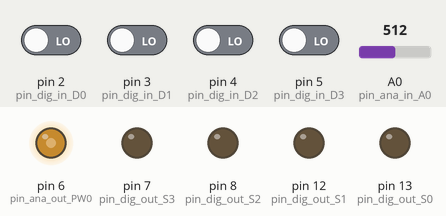
This sketch was run on a simulated Arduino Uno, built with avr-gcc and run on an emulated ATmega328P. Shown: output pins drawn as LEDs (lit = HIGH). The inputs (shaded band) are chosen by the test bench; at power-on: pin 2 (pin_dig_in_D0), pin 3 (pin_dig_in_D1), pin 4 (pin_dig_in_D2), pin 5 (pin_dig_in_D3) LOW, A0 (pin_ana_in_A0) = 512. What the sketch prints to the serial monitor is not drawn.

Above: at 1.2 s.
1.3 s: A0 (pin_ana_in_A0) set to 716
At 2.6 s:
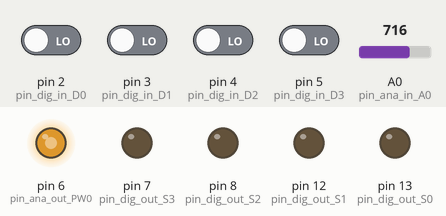
3.0 s: A0 (pin_ana_in_A0) set to 900
At 3.8 s:
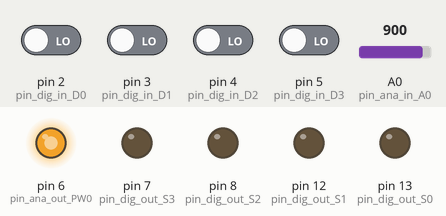
4.5 s: A0 (pin_ana_in_A0) set to 122
At 5.1 s:
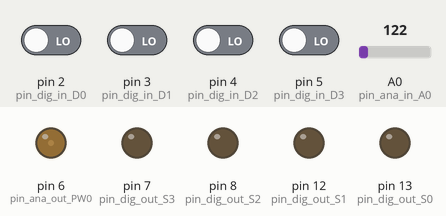
Timing chart, 0 to 7.5 s (numbered marks = the images above; inputs shaded):
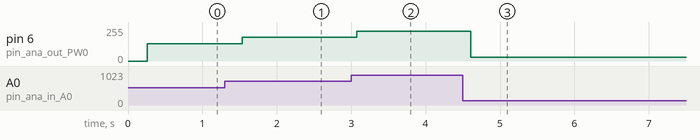

The sketch:

variables_V1_0.ino
```cpp
/*
 Control de Variables Analógicas y Digitales
 a través de la conexión Serie.

 */

// COdigos de comando
#define CABECERA      0xFF
#define OP_ESCRIBIR   0x01
#define OP_LEER       0x00

// VARIABLES A MONITORIZAR:
/* --------------  V. ENTRADA ANALOGICA --------------- */
const int pin_ana_in_A0 = A0;  // Analog input pin that the potentiometer is attached to
#define ID_ANA_IN_A0  'I'
int ana_in_A0 = 0;        // value read from the pot
int v_A0=0;

/* --------------  V. SALIDA ANALOGICA --------------- */
const int pin_ana_out_PW0 = 6; // Analog output pin that the LED is attached to
#define ID_ANA_OUT_PW0  'O'
int ana_out_PW0 = 0;        // value output to the PWM (analog out)
int v_PW0=0;

/* --------------  V. SALIDA DIGITAL S0 --------------- */
const int pin_dig_out_S0  =  13; // Salida digital.
#define ID_DIG_OUT_S0  'E'
int dig_out_S0 = 0;        // value read from the pot
int v_S0;
/* --------------  V. SALIDA DIGITAL S1 --------------- */
const int pin_dig_out_S1  =  12; // Salida digital.
#define ID_DIG_OUT_S1  'F'
int dig_out_S1 = 0;        // value read from the pot
int v_S1;
/* --------------  V. SALIDA DIGITAL S2 --------------- */
const int pin_dig_out_S2  =  8; // Salida digital.
#define ID_DIG_OUT_S2  'G'
int dig_out_S2 = 0;        // value read from the pot
int v_S2;
/* --------------  V. SALIDA DIGITAL S3 --------------- */
const int pin_dig_out_S3  =  7; // Salida digital.
#define ID_DIG_OUT_S3  'H'
int dig_out_S3 = 0;        // value read from the pot
int v_S3;

/* --------------  V. ENTRADA DIGITAL --------------- */
const int pin_dig_in_D0  = 2 ;  // Entrada digital
#define ID_DIG_IN_D0  'A'
int dig_in_D0 = 0;        // value read from the pot
int v_D0;
/* --------------  V. ENTRADA DIGITAL --------------- */
const int pin_dig_in_D1  = 3 ;  // Entrada digital
#define ID_DIG_IN_D1  'B'
int dig_in_D1 = 0;        // value read from the pot
int v_D1;
/* --------------  V. ENTRADA DIGITAL --------------- */
const int pin_dig_in_D2  = 4 ;  // Entrada digital
#define ID_DIG_IN_D2  'C'
int dig_in_D2 = 0;        // value read from the pot
int v_D2;
/* --------------  V. ENTRADA DIGITAL --------------- */
const int pin_dig_in_D3  = 5 ;  // Entrada digital
#define ID_DIG_IN_D3  'D'
int dig_in_D3 = 0;        // value read from the pot
int v_D3;


// Inicialización del hardware a usar, conexión Serie, etc
void setup() {
  // Definicion de Entradas digitales:
  pinMode(pin_dig_in_D0,INPUT);
  pinMode(pin_dig_in_D1,INPUT);
  pinMode(pin_dig_in_D2,INPUT);
  pinMode(pin_dig_in_D3,INPUT);
  //DEfinicion Salidas Digitales
  pinMode(pin_dig_out_S0,OUTPUT);
  pinMode(pin_dig_out_S1,OUTPUT);
  pinMode(pin_dig_out_S2,OUTPUT);
  pinMode(pin_dig_out_S3,OUTPUT);

  // initialize serial communications at 9600 bps:
  Serial.begin(9600);
}

// comando de 5 bytes binario. [FF][id_var][op_var][value_hi][value_lo]
// Test con caracteres ascii [F][A-Z][R/W][VH][VL]
// retorno de comando. (0=OK 1=OK_FIN -1=ERR_COM)
#define ARD_OK		0
#define ARD_FIN		1
#define ARD_ERR		-1

int ret_com=ARD_OK;
int err_code=ARD_OK; /* codigos de error...*/
#define ERR_BAD_VAR      -10;

/* --------- COMANDO ---------------*/
#define SZ_COMMAND	5
char buffer_com[SZ_COMMAND];

char b_resp[SZ_COMMAND]; // Buffer para respuesta del micro.
/* ---------------------------------*/

//Version Binaria
uint8_t entero_de(byte hi,byte lo) {
uint8_t value;
value=(((uint8_t)hi)<<8)|lo;
return value;
}

byte v_low(uint8_t a) {
  return (byte)(a&0xFF);
}
byte v_high(uint8_t a) {
  return (byte)(a>>8);
}

/* Envia variable que ha cambiado de estado.*/
void Envia_Respuesta(char id,int value){
  char v;
  b_resp[0]=CABECERA;
  b_resp[1]=id;
  b_resp[2]=OP_LEER;
  // Valor alto
  b_resp[3]=v_high(value);
  //Valor bajo
  b_resp[4]=v_low(value);
  Serial.write((const uint8_t*)b_resp,5);
}


int cnt_byte=0;
/* Funcion de recepción de comandos*/
int LeeComando() {
int ret=ARD_OK;
while (Serial.available()>0) {
  //Serial.print(cnt_byte,DEC);
  buffer_com[cnt_byte++]=(char)Serial.read();
  if (cnt_byte==SZ_COMMAND) {
      cnt_byte=0;
      ret=Ejecuta_Comando();
      break;
  }
}
return ret;
}
/* Funcion de atencion de comandos */
int Ejecuta_Comando() {
  int ret=ARD_OK;
  //Serial.write((const uint8_t*)buffer_com,5);
 // primer byte 'F'
  if (buffer_com[0]!=CABECERA) {
    //Serial.print("Inicio no valido, esperado F\n");
  } else {
    // Identificacion de variable
    switch (buffer_com[1]) {
      case ID_DIG_OUT_S0:
            if (buffer_com[2]==OP_ESCRIBIR) {v_S0=buffer_com[4];digitalWrite(pin_dig_out_S0,v_S0);}
            else Envia_Respuesta(ID_DIG_OUT_S0,v_S0);
      break;
      case ID_DIG_OUT_S1:
            if (buffer_com[2]==OP_ESCRIBIR) {v_S1=buffer_com[4];digitalWrite(pin_dig_out_S1,v_S1);}
            else Envia_Respuesta(ID_DIG_OUT_S1,v_S1);
      break;
      case ID_DIG_OUT_S2:
            if (buffer_com[2]==OP_ESCRIBIR) {v_S2=buffer_com[4];digitalWrite(pin_dig_out_S2,v_S2);}
            else Envia_Respuesta(ID_DIG_OUT_S2,v_S2);
      break;
      case ID_DIG_OUT_S3:
            if (buffer_com[2]==OP_ESCRIBIR) {v_S3=buffer_com[4];digitalWrite(pin_dig_out_S3,v_S3);}
            else Envia_Respuesta(ID_DIG_OUT_S3,v_S3);
      break;
      case ID_ANA_IN_A0:
          //Variable de solo lectura, enviar el ultimo valor capturado
          Envia_Respuesta(ID_ANA_IN_A0,v_A0);
      break;
      case ID_ANA_OUT_PW0:
          // lee o Escribe;
          if (buffer_com[2]==OP_ESCRIBIR) {
              // change the analog out value:
              v_PW0=(int)entero_de(buffer_com[3],buffer_com[4]);
              analogWrite(pin_ana_out_PW0, v_PW0);
              //Serial.print("OK");
          } else {
            Envia_Respuesta(ID_ANA_OUT_PW0,v_PW0);
          }
      break;
      default:
      //Serial.print("Error comando desconocido \n");
      err_code=ERR_BAD_VAR;
      ret=ARD_ERR;
    }
  }
  return ret;
}

int a=0;
int b=0;

void loop() {
// **1: RECEPCION Y ATENCION DE COMANDOS *****
ret_com= LeeComando();
// control de errores;
switch (ret_com) {
  case ARD_OK:
    break;
  case ARD_FIN:
    // La recepción y ejecucion de comando terminó OK!
    break;
  case ARD_ERR:
    // Error en la recepcion o ejecucion de un comando.
    break;
}
// ********************* FIN RECEPCION Y ATENCION DE COMANDOS   ************

// **2: LECTURA DE LAS VARIABLES A MONITORIZAR ****

a=(int)(millis()>>8); // para leer 250ms el puerto analogico

if (a!=b) {
  ana_in_A0=(analogRead(pin_ana_in_A0)>>2);
  b=a;
  //Envia_Respuesta(ID_SENSOR_VALUE, tmp_sensorValue);
  v_PW0=ana_in_A0;
}

// ENTRADAS DIGITALES:
v_D0=digitalRead(pin_dig_in_D0);
if (v_D0!=dig_in_D0) Envia_Respuesta(ID_DIG_IN_D0,v_D0);
dig_in_D0=v_D0;
v_D1=digitalRead(pin_dig_in_D1);
if (v_D1!=dig_in_D1) Envia_Respuesta(ID_DIG_IN_D1,v_D1);
dig_in_D1=v_D1;


v_D2=digitalRead(pin_dig_in_D2);
if (v_D2!=dig_in_D2) Envia_Respuesta(ID_DIG_IN_D2,v_D2);
dig_in_D2=v_D2;
v_D3=digitalRead(pin_dig_in_D3);
if (v_D3!=dig_in_D3) Envia_Respuesta(ID_DIG_IN_D3,v_D3);
dig_in_D3=v_D3;


// ********************* FIN LECTURA DE LAS VARIABLES A MONITORIZAR **************


// **3: COMPROBACION DE CAMBIO DE VARIABLES MONITORIZADAS, ENVIO AL PC SI HAY CAMBIO.
// ANALOGICAS:
if (ana_in_A0!=v_A0) {
  v_A0=ana_in_A0;
  // Envio de la variable.
  Envia_Respuesta(ID_ANA_IN_A0,v_A0);
}

// DIGITALES SALIDA PWM:

if (ana_out_PW0!=v_PW0) {
  ana_out_PW0=v_PW0;
  // Envio de la variable.
  analogWrite(pin_ana_out_PW0, v_PW0);
  Envia_Respuesta(ID_ANA_OUT_PW0,v_PW0);
}

//DIGITALES SALIDAS BINARIAS;
if (v_S0!=dig_out_S0) Envia_Respuesta(ID_DIG_OUT_S0,v_S0);
dig_out_S0=v_S0;
if (v_S1!=dig_out_S1) Envia_Respuesta(ID_DIG_OUT_S1,v_S1);
dig_out_S1=v_S1;
if (v_S2!=dig_out_S2) Envia_Respuesta(ID_DIG_OUT_S2,v_S2);
dig_out_S2=v_S2;
if (v_S3!=dig_out_S3) Envia_Respuesta(ID_DIG_OUT_S3,v_S3);
dig_out_S3=v_S3;


// ********************* FIN COMPROBACION DE CAMBIO ***************************

}
```

Measured:
- after the input at 1.3 s, pin 6 (pin_ana_out_PW0): 128/255 → 179/255 after 0.24 s
- after the input at 3.0 s, pin 6 (pin_ana_out_PW0): 179/255 → 225/255 after 0.07 s
- after the input at 4.5 s, pin 6 (pin_ana_out_PW0): 225/255 → 30/255 after 0.11 s
